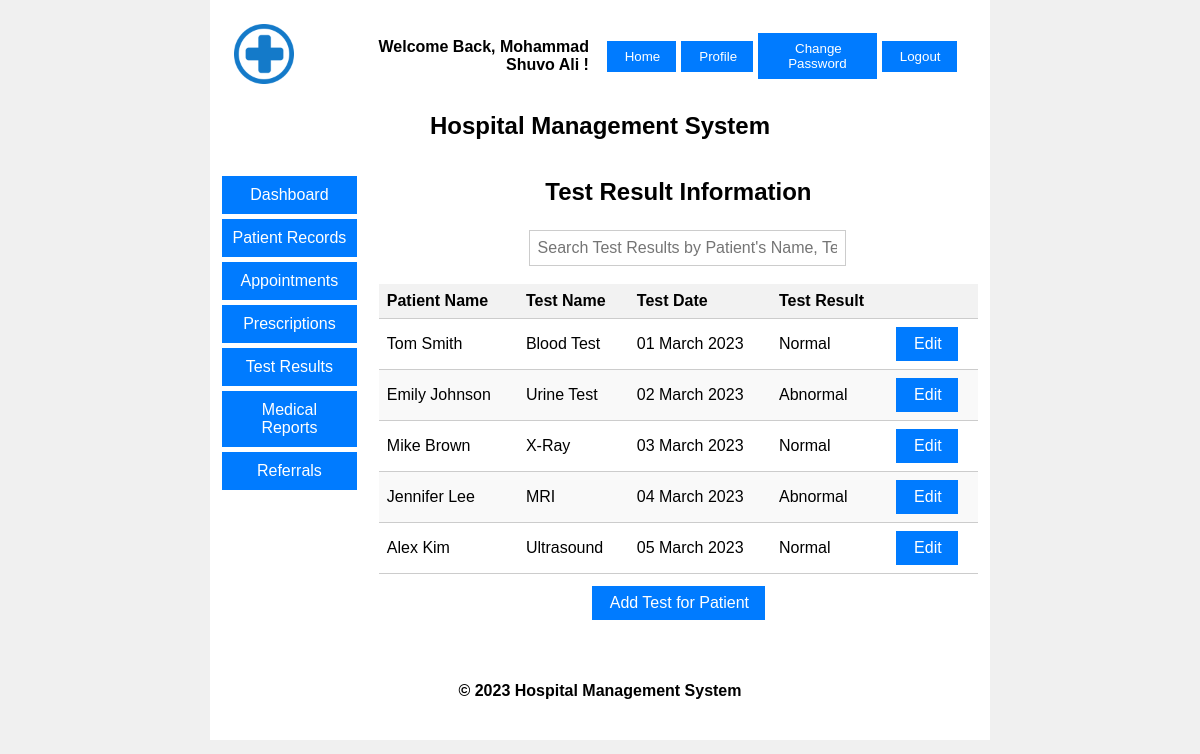
Screenshot of /views/test_results.php (signed in) with the database file from the repository.
### tables this page shows
CREATE TABLE `doctor` (
  `doctor_id` int(11) NOT NULL,
  `user_id` int(11) NOT NULL,
  `first_name` varchar(255) NOT NULL,
  `last_name` varchar(255) NOT NULL,
  `date_of_birth` date DEFAULT NULL,
  `gender` enum('male','female','other') DEFAULT NULL,
  `address` text DEFAULT NULL,
  `phone` varchar(20) DEFAULT NULL
);

CREATE TABLE `test_results` (
  `test_result_id` int(11) NOT NULL,
  `patient_id` int(11) NOT NULL,
  `test_name` varchar(255) NOT NULL,
  `test_date` date NOT NULL,
  `test_result` varchar(255) NOT NULL
);

CREATE TABLE `patient` (
  `patient_id` int(11) NOT NULL,
  `first_name` varchar(255) NOT NULL,
  `last_name` varchar(255) NOT NULL,
  `date_of_birth` date DEFAULT NULL,
  `gender` enum('male','female','other') DEFAULT NULL,
  `address` text DEFAULT NULL,
  `phone` varchar(20) DEFAULT NULL,
  `email` varchar(255) DEFAULT NULL,
  `doctor_id` int(11) DEFAULT NULL
);

### controllers/test_results_controller.php (called while the page is built, shortened)
<?php
$user_id = $_SESSION['user_id'];
$doctor = get_doctor_id($pdo, $user_id);
$doctor_id = $doctor['doctor_id'];
$test_results = get_test_results($pdo, $doctor_id);
?>

### models/test_results_model.php (called while the page is built, shortened)
<?php
function get_doctor_id($pdo, $user_id) {
  $stmt = $pdo->prepare('SELECT doctor_id FROM doctor WHERE user_id = :user_id');
  $stmt->bindParam(':user_id', $user_id);
  $stmt->execute();
  return $stmt->fetch(PDO::FETCH_ASSOC);
}
function get_test_results($pdo, $doctor_id) {
  $stmt = $pdo->prepare("SELECT patient.first_name, patient.last_name, test_results.test_result_id, test_results.test_name, test_results.test_date, test_results.test_result
    FROM patient
    LEFT JOIN test_results ON patient.patient_id = test_results.patient_id
    WHERE patient.doctor_id = :doctor_id
    ORDER BY test_results.test_result_id ASC;");
  $stmt->bindParam(':doctor_id', $doctor_id);
  $stmt->execute();
  return $stmt->fetchAll(PDO::FETCH_ASSOC);
}
?>

### views/test_results.php (the view, shortened to what this page needs)
<?php
require '../models/test_results_model.php';
require '../controllers/test_results_controller.php';
include '../views/header.php';
include '../views/sidebar.php';
?>
<td width="80%" valign="top">
  <h2 align='center'>Test Result Information</h2>
  <br>
  <form id="searchForm" class="dashboard-form">
    <input type="text" id="searchInput" placeholder="Search Test Results by Patient's Name, Test Name">
  </form>
  <br>
  <table class="dashboard-tables">
    <thead>
      <tr>
        <th>Patient Name</th>
        <th>Test Name</th>
        <th>Test Date</th>
        <th>Test Result</th>
        <th></th>
      </tr>
    </thead>
    <tbody>
      <?php foreach ($test_results as $test_result) : ?>
        <tr>
          <td>
            <?php echo $test_result['first_name'] . " " . $test_result['last_name']; ?>
          </td>
          <td>
            <?php echo $test_result['test_name']; ?>
          </td>
          <td>
            <?php echo date('d F Y', strtotime($test_result['test_date'])); ?>
          </td>
          <td>
            <?php echo $test_result['test_result']; ?>
          </td>
          <td><button class="dashboard-table-button"><a href="edit_test.php?test_result_id=<?php echo $test_result['test_result_id']; ?>">Edit</a></button>
          </td>
        </tr>
      <?php endforeach; ?>
    </tbody>
  </table>
  <table align="center">
    <tr>
      <td>
        <button class="dashboard-table-button"><a href="add_test.php">Add Test for Patient</a></button>
      </td>
    </tr>
  </table>
  </tr>
  <?php include '../views/footer.php'; ?>

### views/header.php (shortened to what this page needs)
<!DOCTYPE html>
<html lang="en">
<head>
	<?php
		if (isset($_COOKIE['mode'])) {
			$mode = $_COOKIE['mode'];
			if ($mode == 'light') {
				echo '<link rel="stylesheet" href="../views/css/light_style.css">';
			} else if ($mode == 'dark') {
				echo '<link rel="stylesheet" href="../views/css/dark_style.css">';
			}
		} else {
			echo '<link rel="stylesheet" href="../views/css/light_style.css">';
		}
	?>
</head>
<body>
	<table class="main_table" width="60%;" align='center'>
		<tr>
			<td colspan="4">
				<table width="100%;">
					<tr>
						<td width="100" height="40" align="center">
							<a href="index.php">
								<img src="../picture/logo.png" alt="HMS LOGO" width="60" height="60">
							</a>
						</td>
						<td align='right'>
							<nav style="text-align: right;">
								<?php
								if (isset($_SESSION['user_id']) && $_SESSION['role'] == 'doctor') {
									$user_id = $_SESSION['user_id'];
									require "../models/config.php";
									$stmt = $pdo->prepare("SELECT first_name, last_name FROM doctor WHERE user_id = :user_id");
									$stmt->bindParam(":user_id", $user_id);
									$stmt->execute();
									$doctor = $stmt->fetch(PDO::FETCH_ASSOC);
									if ($doctor) {
										$fname = ucwords($doctor['first_name']);
										$lname = ucwords($doctor['last_name']);
										echo '<b>Welcome Back, ' . $fname . ' ' . $lname . ' !</b> &nbsp&nbsp&nbsp&nbsp';
										echo '<button><a href="doctor_dashboard.php">Home</a></button>';
										echo '<button><a href="profile.php">Profile</a></button>';
										echo '<button><a href="change_password.php">Change Password</a></button>';
										echo '<button><a href="../controllers/logout.php">Logout</a></button> &nbsp';
									}
								}
								?>
							</nav>
						</td>
					</tr>
					<tr>
						<td colspan="2">
							<h2 align='center'>Hospital Management System</h2>
						</td>
					</tr>
				</table>
			</td>
		</tr>

### views/css/light_style.css (style rules this page uses)
body { font-family: Arial, sans-serif; background-color: #f0f0f0; margin: 0; padding: 0; }
.main_table { width: 65%; margin: 0 auto; background-color: #ffffff; }
th, td { padding: 10px; text-align: left; }
th { background-color: #f2f2f2; }
a { text-decoration: none; color: #1100ff; }
nav { display: flex; justify-content: flex-end; align-items: center; }
nav button { padding: 8px 16px; background-color: #007bff; color: #ffffff; border: none; cursor: pointer; margin-right: 5px; }
nav button a { color: #ffffff; margin-left: 2px; }
h2 { text-align: center; margin-top: 2px; margin-bottom: 2px; }
.dashboard-tables { width: 100%; border-collapse: collapse; }
.dashboard-tables th, .dashboard-tables td { padding: 8px; text-align: left; border-bottom: 1px solid #cccccc; }
.dashboard-tables th { background-color: #f2f2f2; }
.dashboard-tables tbody tr:nth-child(even) { background-color: #f9f9f9; }
.dashboard-table-button { display: inline-block; padding: 8px 16px; background-color: #007bff; color: #ffffff !important; text-decoration: none; border: none; cursor: pointer; font-size: 16px; }
.dashboard-table-button a { color: #ffffff; margin-left: 2px; }
.dashboard-form { width: 50%; margin: 0 auto; }
.dashboard-form select, .dashboard-form input[type="text"], .dashboard-form input[type="email"], .dashboard-form input[type="date"], .dashboard-form textarea, .dashboard-form input[type="tel"], .dashboard-form input[type="time"], .dashboard-form input[type="password"] { width: 100%; padding: 8px; margin-top: 4px; font-size: 16px; border: 1px solid #ccc; }

### rows the page displays
doctor: first_name "Mohammad Shuvo", last_name "Ali"
test_results: patient.first_name "Tom", patient.last_name "Smith", test_name "Blood Test", test_date "01 March 2023", test_result "Normal"
test_results: patient.first_name "Emily", patient.last_name "Johnson", test_name "Urine Test", test_date "02 March 2023", test_result "Abnormal"
test_results: patient.first_name "Mike", patient.last_name "Brown", test_name "X-Ray", test_date "03 March 2023", test_result "Normal"
test_results: patient.first_name "Jennifer", patient.last_name "Lee", test_name "MRI", test_date "04 March 2023", test_result "Abnormal"
test_results: patient.first_name "Alex", patient.last_name "Kim", test_name "Ultrasound", test_date "05 March 2023", test_result "Normal"
